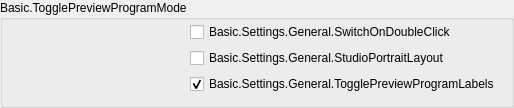
                 <widget class="QGroupBox" name="groupBox_11">
                  <property name="title">
                   <string>Basic.TogglePreviewProgramMode</string>
                  </property>
                  <layout class="QFormLayout" name="formLayout_31">
                   <property name="fieldGrowthPolicy">
                    <enum>QFormLayout::FieldGrowthPolicy::AllNonFixedFieldsGrow</enum>
                   </property>
                   <property name="labelAlignment">
                    <set>Qt::AlignmentFlag::AlignRight|Qt::AlignmentFlag::AlignTrailing|Qt::AlignmentFlag::AlignVCenter</set>
                   </property>
                   <property name="topMargin">
                    <number>2</number>
                   </property>
                   <item row="0" column="1">
                    <widget class="QCheckBox" name="doubleClickSwitch">
                     <property name="text">
                      <string>Basic.Settings.General.SwitchOnDoubleClick</string>
                     </property>
                    </widget>
                   </item>
                   <item row="0" column="0">
                    <spacer name="horizontalSpacer_6">
                     <property name="orientation">
                      <enum>Qt::Orientation::Horizontal</enum>
                     </property>
                     <property name="sizeHint" stdset="0">
                      <size>
                       <width>170</width>
                       <height>5</height>
                      </size>
                     </property>
                    </spacer>
                   </item>
                   <item row="1" column="1">
                    <widget class="QCheckBox" name="studioPortraitLayout">
                     <property name="text">
                      <string>Basic.Settings.General.StudioPortraitLayout</string>
                     </property>
                    </widget>
                   </item>
                   <item row="2" column="1">
                    <widget class="QCheckBox" name="prevProgLabelToggle">
                     <property name="text">
                      <string>Basic.Settings.General.TogglePreviewProgramLabels</string>
                     </property>
                     <property name="checked">
                      <bool>true</bool>
                     </property>
                    </widget>
                   </item>
                  </layout>
                 </widget>
